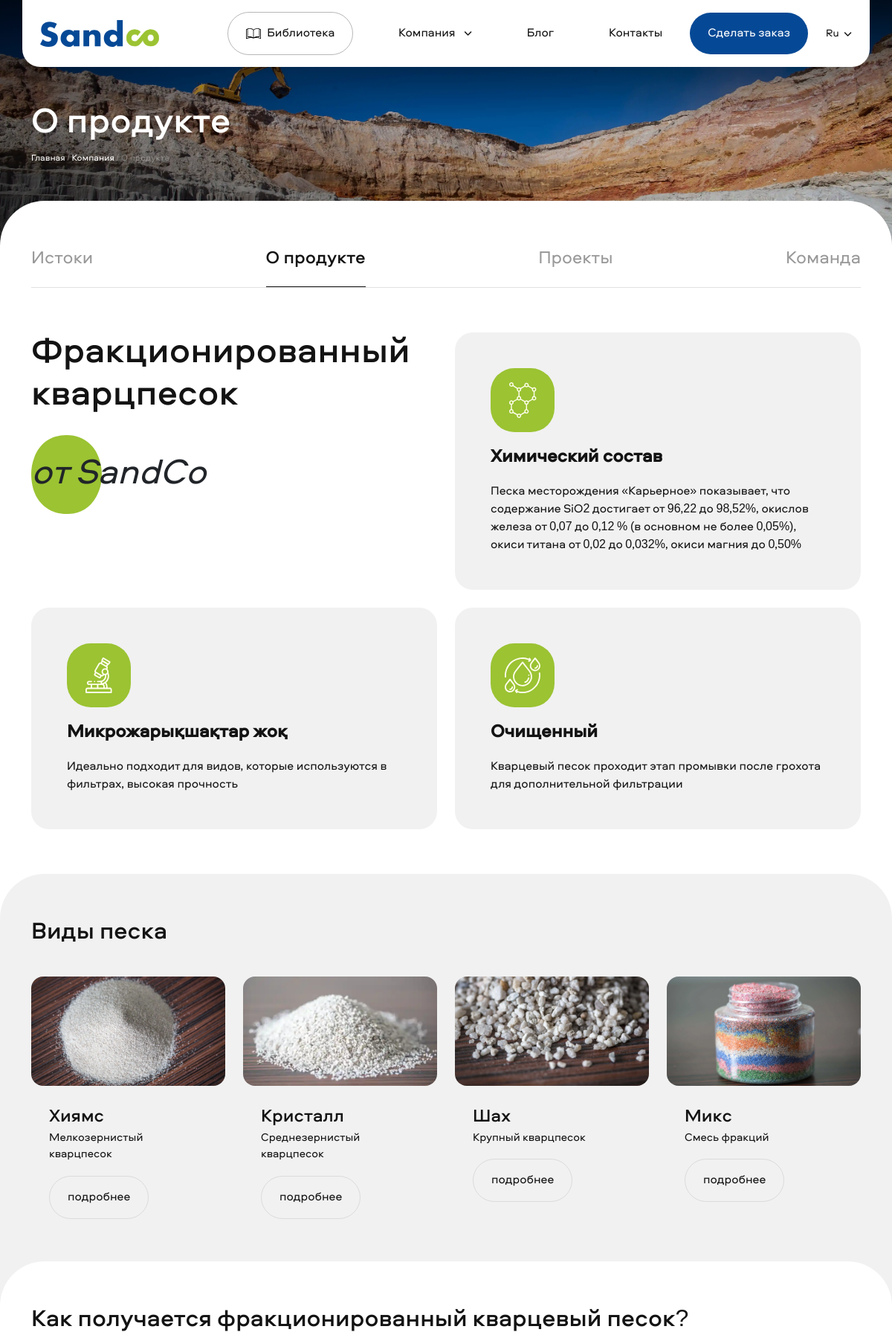
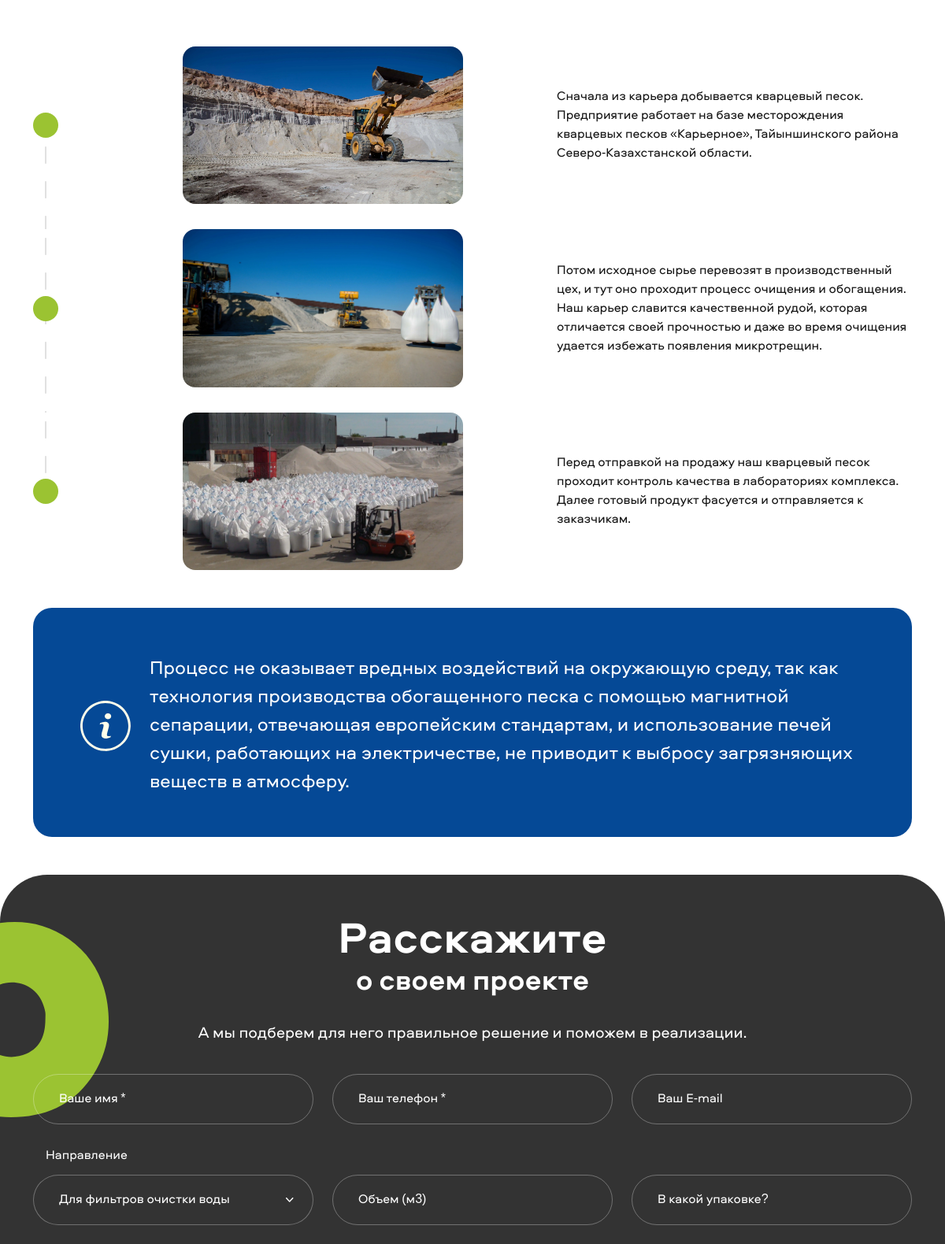
The page /ru/company/about-product/ (upper part) on the database its author committed (2 pictures, top to bottom).
### catalog/models.py (models this page shows, shortened)
class Structure(models.Model):
    class Meta:
        verbose_name = "Состав"
        verbose_name_plural = "Состав песка"
    icon = models.FileField(upload_to='structure/', blank=True, verbose_name='Иконка')
    icon_alt = models.CharField(max_length=255, blank=True, null=True, verbose_name='Иконка ALT')
    icon_title = models.CharField(max_length=255, blank=True, null=True, verbose_name='Иконка TITLE')
    title = models.CharField(max_length=255, blank=True)
    text = models.TextField(blank=True)

class Product(models.Model):
    class Meta:
        verbose_name = 'Продукт'
        verbose_name_plural = 'Продукты'
    category = models.ManyToManyField(Category, related_name='products', verbose_name='Направления')
    title = models.CharField(max_length=255, blank=True, verbose_name='Заголовок')
    title_for_url = models.CharField(max_length=255, blank=True, verbose_name='Заголовок для Slug')
    image = models.FileField(upload_to='products/', blank=True, verbose_name='Картинка')
    image_alt = models.CharField(max_length=255, blank=True, null=True, verbose_name='Картинка ALT')
    image_title = models.CharField(max_length=255, blank=True, null=True, verbose_name='Картинка TITLE')
    type = models.CharField(max_length=255, blank=True, verbose_name='Вид песка')
    fractions = RichTextUploadingField(blank=True, verbose_name='Фракции песка')
    text = RichTextUploadingField(blank=True, verbose_name='Текст')
    keywords = models.TextField(blank=True, null=True, verbose_name='Keywords')
    description = models.TextField(blank=True, null=True, verbose_name='Description')
    order = models.IntegerField(blank=True, default=0, verbose_name='Порядковый номер')
    is_published = models.BooleanField(default=True, verbose_name='Опубликован')
    slug = models.SlugField(max_length=255, blank=True, verbose_name='Slug')

class Step(models.Model):
    class Meta:
        verbose_name = "Шаг"
        verbose_name_plural = "Как получается песок"
    image = models.FileField(upload_to='steps/', blank=True, verbose_name='Картинка')
    image_alt = models.CharField(max_length=255, blank=True, null=True, verbose_name='Картинка ALT')
    image_title = models.CharField(max_length=255, blank=True, null=True, verbose_name='Картинка TITLE')
    text = models.TextField(blank=True)

### catalog/views.py (the view)
# urls.py: path("company/about-product/", AboutProductView.as_view(), name="about-product"),
class AboutProductView(View):
    def get(self, request: HttpRequest) -> HttpResponse:
        keywords = (
            "Фракционированный песок, кварцпесок, песок, песок в Казахстане, кварцпесок в Казахстане, производство "
            "песка, производство кварцпеска")
        description = "Крупнейшее производство фракционированного кварцевого песка в Казахстане"
        context = {
            "structure": Structure.objects.all(),
            "steps": Step.objects.all(),
            "keywords": keywords,
            "description": description,
            "products": Product.objects.filter(is_published=True).order_by('order'),
        }
        return render(request, 'about-product.html', context=context)

### catalog/context_manager.py (called while the page is built)
def context_all(request: HttpRequest) -> HttpResponse:
    categories = Category.objects.filter(is_published=True).order_by('order')
    path_without_lang = request.path.split('/')[2:]
    path_without_lang = '/' + '/'.join(path_without_lang)
    context_all = {
        'categories': categories,
        'path_without_lang': path_without_lang,
    }
    return context_all

### templates/about-product.html (shortened to what this page needs)
{% extends 'base.html' %}
{% load static %}
{% load i18n %}
{% block content %}
    <main>
        <div class="container-fluid inner_header inner_header_white">
            <div class="container">
                <div class="row">
                    <div class="col">
                        <h1>{% trans 'about_product' %}</h1>
                        <ul>
                            <li><a href="{% url 'catalog:home' %}">{% trans 'home' %}</a> /</li>
                            <li><a href="{% url 'catalog:company' %}">{% trans 'company'  %}</a> /</li>
                            <li>{% trans 'about_product' %}</li>
                        </ul>
                    </div>
                </div>
            </div>
            <picture>
                <img src="{% static 'img/slide.webp' %}" alt="{{ keywords }} - {{ description }}" title="{{ keywords }} - {{ description }}">
            </picture>
        </div>
        <div class="container-fluid inner_about">
            <div class="container">
                <div class="row">
                    <div class="col-12">
                        <ul class="company_tabs">
                            <li><a href="{% url 'catalog:origins' %}">{% trans 'origins' %}</a></li>
                            <li class="active"><a href="{{ request.path }}">{% trans 'about_product' %}</a></li>
                            <li><a href="{% url 'catalog:projects' %}">{% trans 'projects' %}</a></li>
                            <li><a href="{% url 'catalog:team' %}">{% trans 'team' %}</a></li>
                        </ul>
                    </div>
                </div>
                <div class="row about_product_block_1">
                    <div class="col-lg-6 mb-4">
                        {% if request.LANGUAGE_CODE == 'ru' %}
                            <h2>Фракционированный кварцпесок</h2>
                            <span class="text_1">от SandCo</span>
                        {% elif request.LANGUAGE_CODE == 'en' %}
                            <h2>Graded high-silica sand</h2>
                            <span class="text_1">by SandCo</span>
                        {% else %}
                            <h2>Фракцияланған кварц құмы</h2>
                            <span class="text_1">SandCo ұсынатын</span>
                        {% endif %}
                    </div>
                    {% for item in structure %}
                        <div class="col-lg-6 mb-4">
                            <div class="about_product_block_1_1">
                                <picture>
                                    <img src="{{ item.icon.url }}" alt="{{ item.icon_alt }}" title="{{ item.icon_title }}">
                                </picture>
                                <p><strong>{{ item.title }}</strong></p>
                                <p>{{ item.text }}</p>
                            </div>
                        </div>
                    {% endfor %}
                </div>
            </div>
        </div>
        {% if products %}
            <div class="container-fluid about_product_block_2">
                <div class="container">
                    <div class="row">
                        <div class="col-12">
                            <h2>{% trans 'types_of_sand' %}</h2>
                        </div>
                        {% for product in products %}
                            <div class="col-md-6 col-lg-3">
                                <div class="product_card">
                                    <a href="{% url 'catalog:product-details' slug=product.slug %}">
                                        <div class="ratio ratio-16x9">
                                            <div>
                                                <picture>
                                                    <img src="{{ product.image.url }}" alt="{{ product.image_alt }}" title="{{ product.image_title }}">
                                                </picture>
                                            </div>
                                        </div>
                                    </a>
                                    <div>
                                        <a href="{% url 'catalog:product-details' slug=product.slug %}">{{ product.title }}</a>
                                        <p>{{ product.type }}</p>
                                        <button onclick="window.location.href = '{% url 'catalog:product-details' slug=product.slug %}';">подробнее</button>
                                    </div>
                                </div>
                            </div>
                        {% endfor %}
                    </div>
                </div>
            </div>
        {% endif %}
        <div class="container about_product_block_3">
            <div class="row">
                <div class="col-12">
                    <h2>{% trans 'how_to_made_sand' %}</h2>
                </div>
                <div class="col-12">
                    {% for step in steps %}
                        <div class="step_block">
                            <div class="row align-items-center">
                                <div class="col-1">
                                    <div class="circle"></div>
                                </div>
                                <div class="col-10 offset-1 offset-lg-1 col-lg-4">
                                    <div class="ratio ratio-16x9">
                                        <div>
                                            <picture>
                                                <img src="{{ step.image.url }}" alt="{{ step.image_alt }}" title="{{ step.image_title }}">
                                            </picture>
                                        </div>
                                    </div>
                                </div>
                                <div class="col-10 col-lg-5 offset-2 offset-lg-1">
                                    <p>{{ step.text }}</p>
                                </div>
                            </div>
                        </div>
                    {% endfor %}
                </div>
            </div>
            <div class="row">
                <div class="col">
                    <div class="about_product_block_3_1">
                        <div>
                            <picture>
                                <img src="{% static 'img/info.svg' %}" alt="{{ keywords }} - {{ description }}">
                            </picture>
                        </div>
                        <div>
                            {% if request.LANGUAGE_CODE == 'ru' %}
                                <p>Процесс не оказывает вредных воздействий на окружающую среду, так как технология производства обогащенного
                                песка с помощью магнитной сепарации, отвечающая европейским стандартам, и использование печей сушки,
                                работающих на электричестве, не приводит к выбросу загрязняющих веществ в атмосферу.</p>
                            {% elif request.LANGUAGE_CODE == 'en' %}
                                <p>The production process is environmentally friendly, utilizing magnetic separation technology that meets European standards, alongside electric-powered drying ovens that produce no harmful emissions into the atmosphere.</p>
                            {% else %}
                                <p>Бұл үрдіс қоршаған ортаға ешқандай зиян әкелмейді. Себебі еуропалық стандарттарға сәйкес келетін магниттік сепарация арқылы байытылған құмды өндіру технологиясы мен электр кептіру пештерін пайдалану ластаушы заттардың атмосфераға таралудың алдын алады.</p>
                            {% endif %}
                        </div>
                    </div>
                </div>
            </div>
        </div>
    </main>
{% endblock %}

### rows shown on the page
Structure: icon (picture), title "Химический состав", text "Песка месторождения «Карьерное» показывает, что содержание SiO2 достигает от 96,22 до 98,52%, окислов железа от 0,07 до 0,12 % (в основном не более 0,05%), окиси титана от 0,02 до 0,032%, окиси магния до 0,50%"
Structure: icon (picture), title "Микрожарықшақтар жоқ", text "Идеально подходит для видов, которые используются в фильтрах, высокая прочность"
Structure: icon (picture), title "Очищенный", text "Кварцевый песок проходит этап промывки после грохота для дополнительной фильтрации"
Product: image (picture), title "Хиямс", type "Мелкозернистый кварцпесок"
Product: image (picture), title "Кристалл", type "Среднезернистый кварцпесок"
Product: image (picture), title "Шах", type "Крупный кварцпесок"
Product: image (picture), title "Микс", type "Смесь фракций"
Step: image (picture), text "Сначала из карьера добывается кварцевый песок. Предприятие работает на базе месторождения кварцевых песков «Карьерное», Тайыншинского района Северо-Казахстанской области."
Step: image (picture), text "Потом исходное сырье перевозят в производственный цех, и тут оно проходит процесс очищения и обогащения. Наш карьер славится качественной рудой, которая отличается своей прочностью и даже во время очищения удается избежать появления микротрещин."
Step: image (picture), text "Перед отправкой на продажу наш кварцевый песок проходит контроль качества в лабораториях комплекса. Далее готовый продукт фасуется и отправляется к заказчикам."

### other values the page prints
{{ request.LANGUAGE_CODE|title }} "Ru"
form field category "Для фильтров очистки воды"
